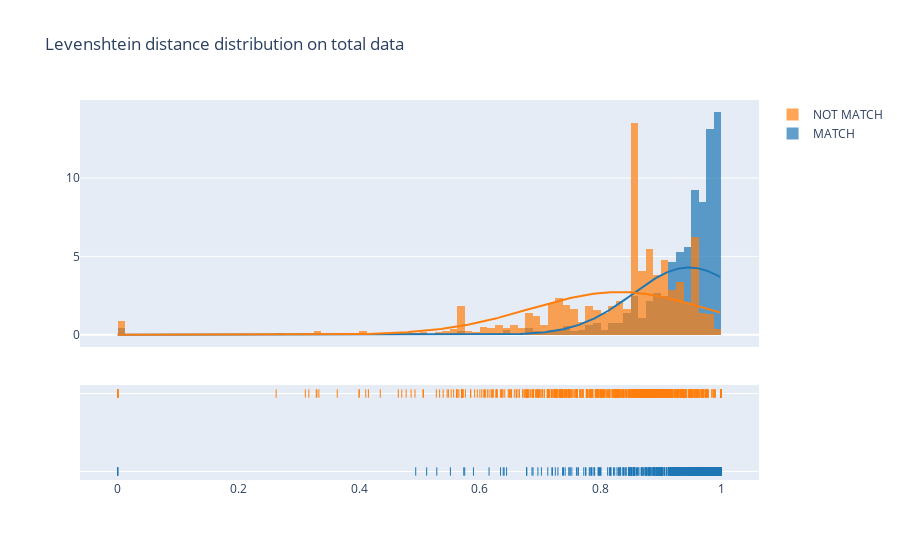

Notebook code cell kept with this figure:
### Code cell
visual_data = data_test
test_m = visual_data[
    (visual_data['Human Feedback'] == 'MATCH') 
    ]
test_m.reset_index(inplace=True, drop=True)

test_m_m = test_m[
    (test_m['SE_match'] == 'MATCH')
    ]
test_m_m.reset_index(inplace=True, drop=True)

test_m_nm = test_m[
    (test_m['SE_match'] == 'NOT MATCH')
    ]

test_m_nm.reset_index(inplace=True, drop=True)

test_nm = visual_data[
    visual_data['Human Feedback'] == 'NOT MATCH'
    ]
test_nm.reset_index(inplace=True, drop=True)
fig = ff.create_distplot([
                    np.array(test_m['final_scores'], dtype=float), 
                    np.array(test_nm['final_scores'], dtype=float)], 
                        group_labels=["MATCH", "NOT MATCH"], 
                        bin_size=.0125,
                        # histnorm= '',
                        curve_type='normal',
                        show_curve=True
                        )
fig.update_layout(title_text="Levenshtein distance distribution on total data")
fig.show()

### Figure 1 — Plotly figure (JSON) as saved in the notebook; plotly's stock layout.template omitted (floating-point values rounded to 4 significant figures; data arrays with more than 128 entries replaced by an {"elided": "..."} marker saying what was removed)
{"data": [{"autobinx": false, "histnorm": "probability density", "legendgroup": "MATCH", "marker": {"color": "rgb(31, 119, 180)"}, "name": "MATCH", "opacity": 0.7, "type": "histogram", "x": {"elided": "1021 float values"}, "xaxis": "x", "xbins": {"end": 1, "size": 0.0125, "start": 0}, "yaxis": "y"}, {"autobinx": false, "histnorm": "probability density", "legendgroup": "NOT MATCH", "marker": {"color": "rgb(255, 127, 14)"}, "name": "NOT MATCH", "opacity": 0.7, "type": "histogram", "x": {"elided": "979 float values"}, "xaxis": "x", "xbins": {"end": 1, "size": 0.0125, "start": 0}, "yaxis": "y"}, {"legendgroup": "MATCH", "marker": {"color": "rgb(31, 119, 180)"}, "mode": "lines", "name": "MATCH", "showlegend": false, "type": "scatter", "x": {"elided": "500 float values"}, "xaxis": "x", "y": {"elided": "500 float values"}, "yaxis": "y"}, {"legendgroup": "NOT MATCH", "marker": {"color": "rgb(255, 127, 14)"}, "mode": "lines", "name": "NOT MATCH", "showlegend": false, "type": "scatter", "x": {"elided": "500 float values"}, "xaxis": "x", "y": {"elided": "500 float values"}, "yaxis": "y"}, {"legendgroup": "MATCH", "marker": {"color": "rgb(31, 119, 180)", "symbol": "line-ns-open"}, "mode": "markers", "name": "MATCH", "showlegend": false, "type": "scatter", "x": {"elided": "1021 float values"}, "xaxis": "x", "y": {"elided": "1021 str values"}, "yaxis": "y2"}, {"legendgroup": "NOT MATCH", "marker": {"color": "rgb(255, 127, 14)", "symbol": "line-ns-open"}, "mode": "markers", "name": "NOT MATCH", "showlegend": false, "type": "scatter", "x": {"elided": "979 float values"}, "xaxis": "x", "y": {"elided": "979 str values"}, "yaxis": "y2"}], "layout": {"barmode": "overlay", "hovermode": "closest", "legend": {"traceorder": "reversed"}, "title": {"text": "Levenshtein distance distribution on total data"}, "xaxis": {"anchor": "y2", "domain": [0, 1], "zeroline": false}, "yaxis": {"anchor": "free", "domain": [0.35, 1], "position": 0}, "yaxis2": {"anchor": "x", "domain": [0, 0.25], "dtick": 1, "showticklabels": false}}}
